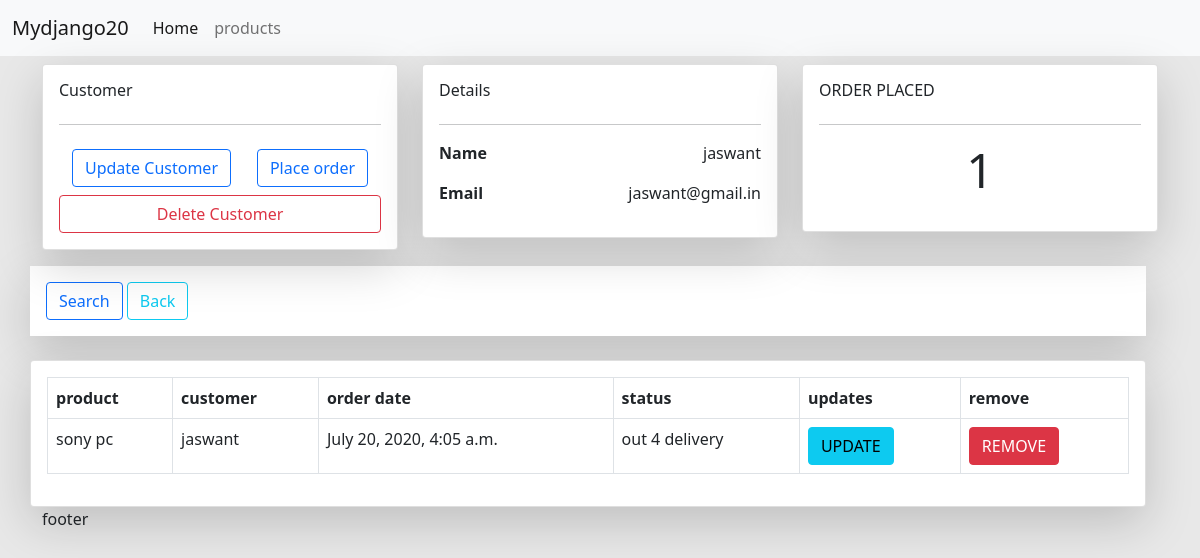
Screenshot of /account/customer/13 with the database file from the repository.
### account/models.py (models this page shows, shortened)
class Customer(models.Model):
    id = models.AutoField(primary_key=True)
    name = models.CharField(max_length=255,null=True)
    email = models.CharField(max_length=255,null=True)
    phone = models.CharField(max_length=15,null=True)
    date =models.DateTimeField(auto_now=True)
    class Meta:
        db_table = 'customers'

class Order(models.Model):
    id = models.AutoField(primary_key=True)
    order_status = (
        ('pending','pending'),
        ('out 4 delivery','out 4 delivery'),
        ('delivered','delivered'),
    )
    product= models.ForeignKey(Product,null=True,on_delete=models.SET_NULL)
    customer=  models.ForeignKey(Customer,on_delete=models.SET_NULL,null=True)
    status = models.CharField(null=True,max_length=255,choices=order_status)
    date =models.DateTimeField(auto_now=True)
    class Meta:
        db_table = 'orders'

class Product(models.Model):
    product_category = (
        ('indoor', 'indoor'),
        ('outdoor', 'outdoor'),
    )
    id = models.AutoField(primary_key=True)
    name = models.CharField(max_length=255,null=True)
    price = models.FloatField(null=True)
    category= models.CharField(null=True,max_length=255,choices=product_category)
    description = models.TextField(null=True)
    tag = models.ManyToManyField(Tag)
    date = models.DateTimeField(auto_now=True)
    class Meta:
        db_table = 'products'

### account/views.py (the view)
# urls.py: path('customer/<int:pk>',customer,name='customer' ),
def customer(request,pk):
    if request.method=='GET':
        customer=  Customer.objects.get(id=pk)
        order= customer.order_set.all()
        order_count= order.count()
        context ={}
        context['customer']=customer
        context['orders']=order
        context['order_count']=order_count
        return render(request,"account/customer.html",context)

### account/templates/account/customer.html (shortened to what this page needs)
{% extends "account/base.html" %}
{% block content %}
<div class="row mt-2">
    <div class="col-md-4 col-10">
        <div class="card card-body shadow-lg">
            <h6 class="">Customer</h6>
            <hr>
            <div class="d-flex justify-content-around py-2">
                <a href=" {% url 'update_customer' customer.id %} " class="btn  btn-outline-primary">Update Customer</a>
                <a href="{% url 'create_order' customer.id %} " class="btn  btn-outline-primary">Place order</a>
            </div>
             <a href=" {% url 'delete_customer' customer.id %} " class="btn btn-block btn-outline-danger">Delete Customer</a>
        </div>
    </div>
    <div class="col-md-4 col-10">
         <div class="card shadow-lg card-body">
            <h6 class="">Details</h6>
            <hr>
             <div class="row">
                 <div class="box d-flex justify-content-between">
                     <strong>Name</strong>
                     <p>{{customer.name}}</p>
                 </div>
                 <div class="box  d-flex justify-content-between">
                     <strong>Email</strong>
                     <p>{{customer.email}}</p>
                 </div>
             </div>
        </div>
    </div>
     <div class="col-md-4 col-10">
        <div class="card card-body shadow-lg">
            <h6 >ORDER PLACED</h6>
            <hr>
            <div class="d-flex justify-content-center display-5">
                <p>{{order_count}}</p>
            </div>
        </div>
</div>
<div class="row mt-3">
    <div class="col-md-12 bg-white shadow-lg p-3">
            <button class="btn btn-outline-primary">Search</button>
            <a href="{% url 'home'  %}" class="btn btn-outline-info">Back</a>
    </div>
</div>
<div class="row mt-4">
    <div class="col-md-12 card shadow-lg p-3">
        <table class="table table-bordered table-hover">
                            <thead>
                                <tr>
                                    <th>product</th>
                                    <th>customer</th>
                                    <th>order date</th>
                                    <th>status</th>
                                    <th>updates</th>
                                    <th>remove</th>
                                </tr>
                            </thead>
                            <tbody>
                            {% if orders %}
                            {% for order in orders %}
                             <tr>
                                    <td>  {{order.product.name}}  </td>
                                    <td>     {{order.customer.name}}</td>
                                    <td>  {{order.product.date}}</td>
                                    <td>{{order.status}}</td>
                                    <td><a href="" class="btn btn-info">UPDATE</a></td>
                                    <td><a href="" class="btn btn-danger">REMOVE</a></td>
                                </tr>
                            {% endfor %}
                            {% else %}
                                <tr>
                                    <td>   {{customer.name}} has not buy anything yet.........    </td>
                                </tr>
                            {% endif %}
                            </tbody>
                    </table>
    </div>
</div>
{% endblock %}

### static/css/style.css (style rules this page uses)
* { padding: 0px; margin: 0px; box-sizing: border-box; }
body { background-color: rgba(232, 232, 232, 1); }

### rows the page displays
Customer: name "jaswant", email "jaswant@gmail.in"
Order: product.name "sony pc", customer.name "jaswant", product "July 20, 2020, 4:05 a.m.", status "out 4 delivery"

### other values shown
{{ order_count }} "1"
